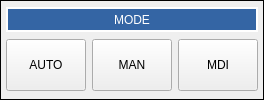
                  <widget class="QFrame" name="gridFrame">
                   <property name="maximumSize">
                    <size>
                     <width>16777215</width>
                     <height>130</height>
                    </size>
                   </property>
                   <property name="styleSheet">
                    <string notr="true">ActionButton
{
color: rgb(255, 255, 255);
background-color:rgb(52, 101, 164);
font: 12pt &quot;DejaVu Sans&quot;;
}</string>
                   </property>
                   <property name="frameShape">
                    <enum>QFrame::Box</enum>
                   </property>
                   <layout class="QGridLayout" name="gridLayout_53">
                    <property name="leftMargin">
                     <number>5</number>
                    </property>
                    <property name="topMargin">
                     <number>5</number>
                    </property>
                    <property name="rightMargin">
                     <number>5</number>
                    </property>
                    <property name="bottomMargin">
                     <number>5</number>
                    </property>
                    <item row="1" column="1">
                     <widget class="ActionButton" name="auto_2">
                      <property name="minimumSize">
                       <size>
                        <width>0</width>
                        <height>45</height>
                       </size>
                      </property>
                      <property name="maximumSize">
                       <size>
                        <width>16777215</width>
                        <height>52</height>
                       </size>
                      </property>
                      <property name="text">
                       <string>AUTO</string>
                      </property>
                      <property name="rules" stdset="0">
                       <string>[{&quot;channels&quot;: [{&quot;url&quot;: &quot;status:task_mode&quot;, &quot;trigger&quot;: true}], &quot;property&quot;: &quot;Style Sheet&quot;, &quot;expression&quot;: &quot;\&quot;background-color:rgb(138, 226, 52);color: rgb(0, 0,0)\&quot; if ch[0]==2 else ''&quot;, &quot;name&quot;: &quot;color&quot;}]</string>
                      </property>
                      <property name="actionName" stdset="0">
                       <string>machine.mode.auto</string>
                      </property>
                     </widget>
                    </item>
                    <item row="1" column="3">
                     <widget class="ActionButton" name="mdi">
                      <property name="minimumSize">
                       <size>
                        <width>0</width>
                        <height>45</height>
                       </size>
                      </property>
                      <property name="maximumSize">
                       <size>
                        <width>16777215</width>
                        <height>52</height>
                       </size>
                      </property>
                      <property name="text">
                       <string>MDI</string>
                      </property>
                      <property name="rules" stdset="0">
                       <string>[{&quot;channels&quot;: [{&quot;url&quot;: &quot;status:task_mode&quot;, &quot;trigger&quot;: true}], &quot;property&quot;: &quot;Style Sheet&quot;, &quot;expression&quot;: &quot;\&quot;background-color:rgb(138, 226, 52);color: rgb(0, 0,0)\&quot; if ch[0]==3 else ''&quot;, &quot;name&quot;: &quot;color&quot;}]</string>
                      </property>
                      <property name="actionName" stdset="0">
                       <string>machine.mode.mdi</string>
                      </property>
                     </widget>
                    </item>
                    <item row="1" column="2">
                     <widget class="ActionButton" name="manual">
                      <property name="minimumSize">
                       <size>
                        <width>0</width>
                        <height>45</height>
                       </size>
                      </property>
                      <property name="maximumSize">
                       <size>
                        <width>16777215</width>
                        <height>52</height>
                       </size>
                      </property>
                      <property name="text">
                       <string>MAN</string>
                      </property>
                      <property name="rules" stdset="0">
                       <string>[{&quot;channels&quot;: [{&quot;url&quot;: &quot;status:task_mode&quot;, &quot;trigger&quot;: true}], &quot;property&quot;: &quot;Style Sheet&quot;, &quot;expression&quot;: &quot;\&quot;background-color:rgb(138, 226, 52);color: rgb(0, 0,0)\&quot; if ch[0]==1 else ''&quot;, &quot;name&quot;: &quot;color&quot;}]</string>
                      </property>
                      <property name="actionName" stdset="0">
                       <string>machine.mode.manual</string>
                      </property>
                     </widget>
                    </item>
                    <item row="0" column="1" colspan="3">
                     <widget class="QLabel" name="label_48">
                      <property name="minimumSize">
                       <size>
                        <width>0</width>
                        <height>25</height>
                       </size>
                      </property>
                      <property name="maximumSize">
                       <size>
                        <width>16777215</width>
                        <height>25</height>
                       </size>
                      </property>
                      <property name="styleSheet">
                       <string notr="true">color: rgb(255, 255, 255);
background-color:rgb(52, 101, 164);</string>
                      </property>
                      <property name="frameShape">
                       <enum>QFrame::Box</enum>
                      </property>
                      <property name="lineWidth">
                       <number>2</number>
                      </property>
                      <property name="text">
                       <string>MODE</string>
                      </property>
                      <property name="alignment">
                       <set>Qt::AlignCenter</set>
                      </property>
                     </widget>
                    </item>
                   </layout>
                  </widget>
